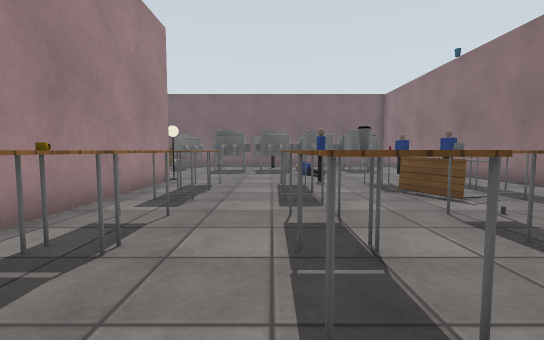
view 1 (above)

18 first-person views from a walk through a Gazebo world. The camera is 1 m above the floor, tilts 4° down and sees 90° across. The floor is counted in squares, 1 m on a side. Each view is taken from the middle of a square. On the plan, view 1 faces up. The plan holds only what a view shows up to about 11 squares ahead; the rest is blank. Simple patterns stand in for the simulator's built-in surfaces. Some stock models are drawn as simple stand-ins. Some surface patterns are stand-ins.

view 2
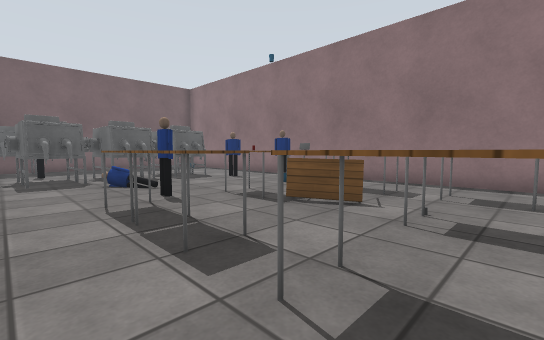

view 3
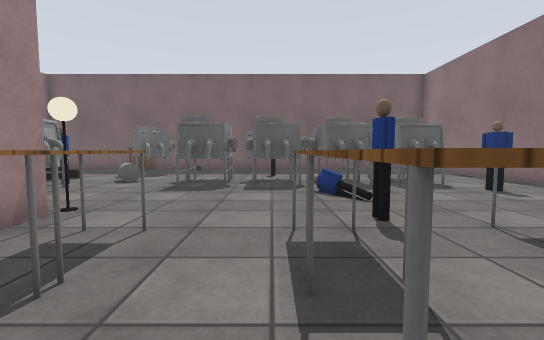

view 4
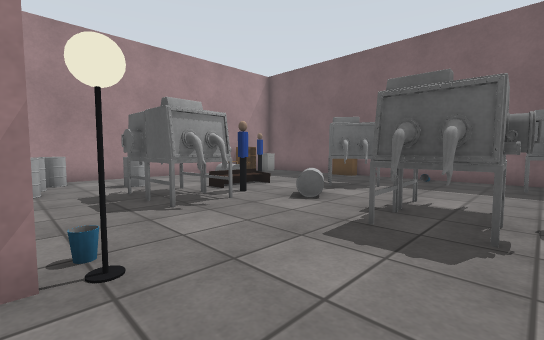

view 5
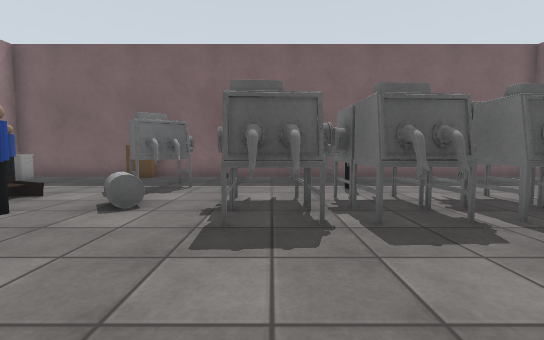

view 6
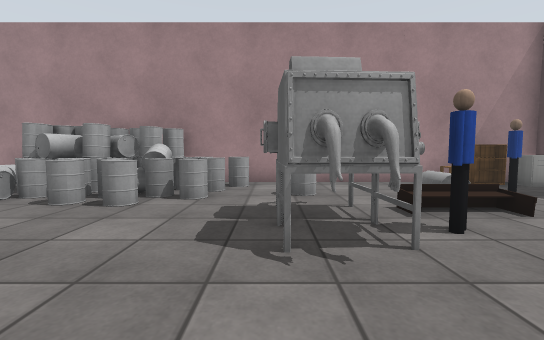

view 7
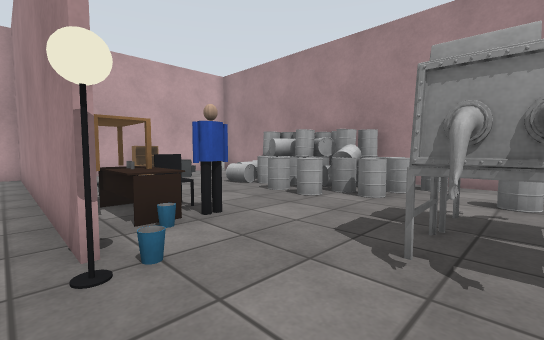

view 8
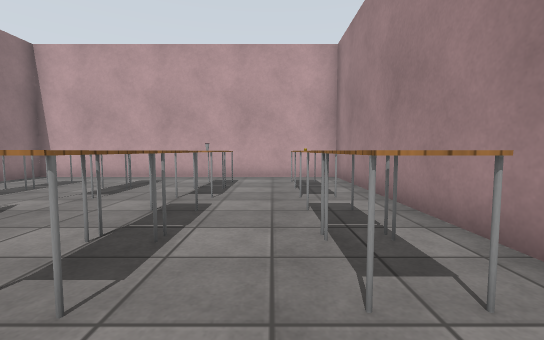

view 9
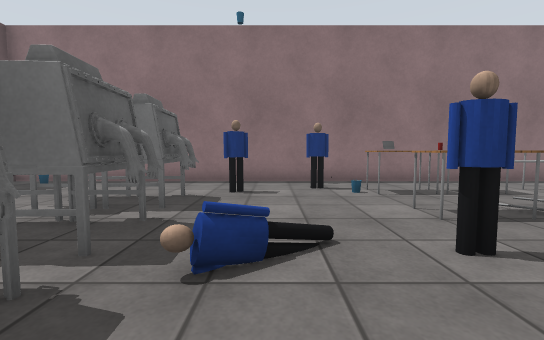

view 10
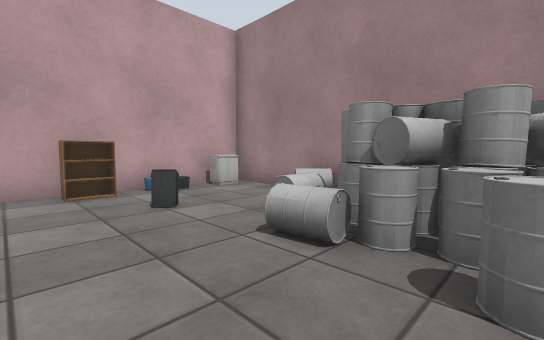

view 11
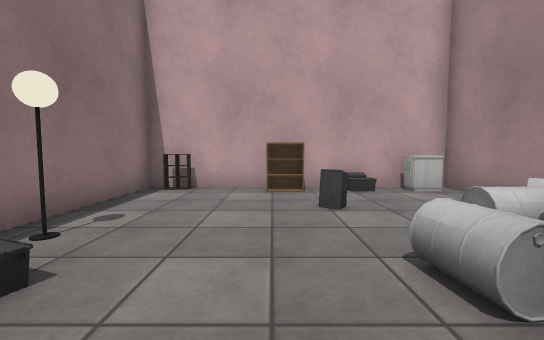

view 12
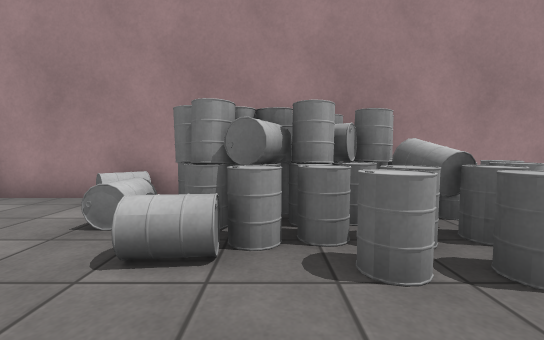

view 13
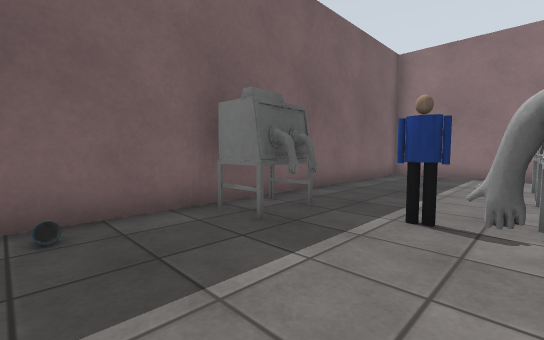

view 14
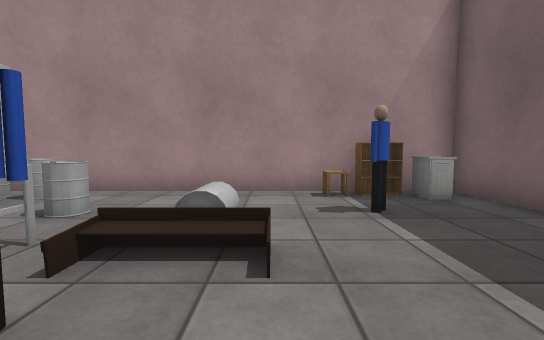

view 15
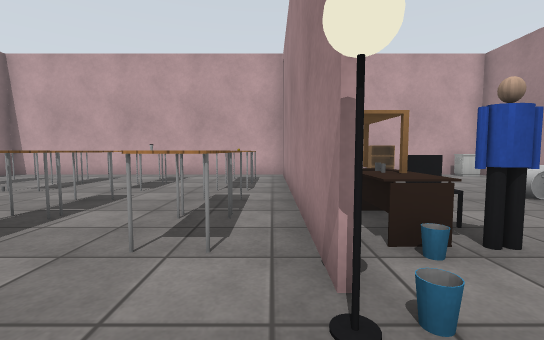

view 16
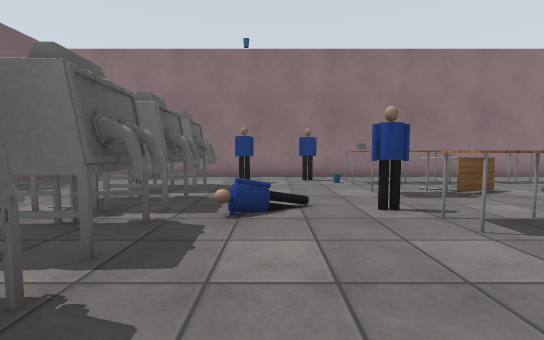

view 17
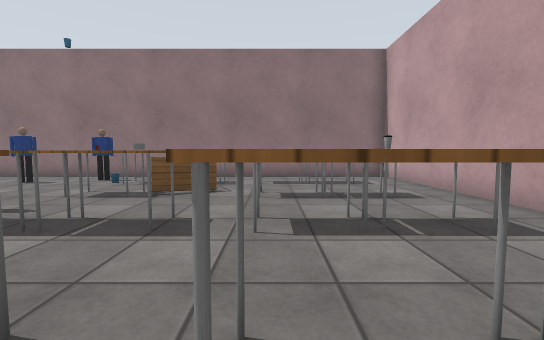

view 18
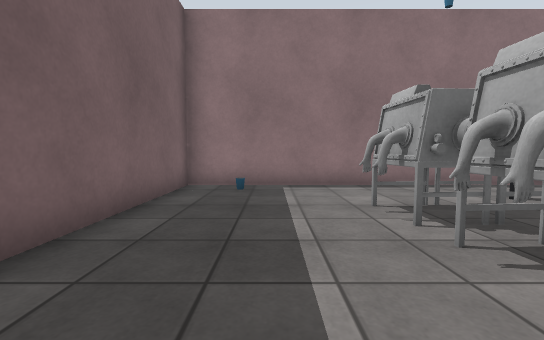

### Floor plan
Points are (right, up) in squares from view 1. A wall is a line through its corners. A room is listed if a view was taken in it or the views show most of it. See-through windows are left out.
Room 1 (views 1, 2, 3, 4, 5, 6, 7, 8, 9, 10, 11, 12, 13, 14, 15, 16, 17, 18)
walls: (-3.5, 5.6) (-3.5, -0.5); (-3.6, -0.5) (-3.6, 3.6); (-11.7, 19.5) (-11.7, -0.5) (8, -0.5) (8, 19.5) (-11.7, 19.5)
low walls: (-4.9, 0) (-4.2, 0)
objects: chest of drawers (-11, 0); barrel (-11, 3); barrel (-11, 6); other object (-11, 7); barrel (-11, 8); barrel (-11, 9); barrel (-11, 10); side table (-11, 16); bookshelf (-11, 17); chest of drawers (-11, 18); barrel (-10, 4); barrel (-10, 5); barrel (-10, 6); barrel (-10, 7); barrel (-10, 8); barrel (-10, 9); barrel (-10, 10); person (-10, 17); other object (-9, 0); other object (-9, 1); barrel (-9, 5); barrel (-9, 6); barrel (-9, 7); barrel (-9, 8); barrel (-9, 9); barrel (-9, 12); bookshelf (-8, 0); other object (-8, 2); barrel (-8, 5); barrel (-8, 7); barrel (-8, 8); other object (-8, 11) to (-7, 12); desk (-8, 13) to (-7, 13); barrel (-8, 14) to (-8, 15); desk (-7, 15); bookshelf (-7, 19); other object (-6, 11) to (-5, 12); person (-6, 13); other object (-6, 16) to (-4, 17); other object (-5, 5); table (-5, 6) to (-4, 7); office chair (-5, 7); person (-5, 8); bin (-5, 9); barrel (-5, 14); lamp (-4, 4); desk (-4, 8); bin (-4, 9) to (-4, 10); bin (-4, 19); lamp (-3, 10); other object (-3, 14) to (-2, 15); table (-2, 1); other object (-2, 2); table (-2, 3) to (-2, 4); table (-2, 6); table (-2, 7) to (-2, 8); other object (-2, 12) to (-2, 13); other object (-1, 13) to (1, 13); other object (-1, 14) to (1, 15); other object (-1, 18) to (0, 19); table (0, 6) to (1, 6); person (0, 16); table (1, 1); cup (1, 2); table (1, 3) to (1, 4); table (1, 7) to (1, 8); person (1, 11) to (2, 12); person (2, 9); other object (2, 13) to (3, 14); other object (2, 15) to (3, 15); table (3, 2); table (3, 3) to (3, 4); table (3, 7) to (4, 8); other object (4, 4); table (4, 6); other object (4, 13) to (5, 14); other object (4, 15) to (5, 15); table (5, 6) to (6, 7); table (5, 8); table (6, 2); table (6, 3) to (6, 4); other object (6, 8); other object (6, 9); person (6, 10); person (6, 12); other object (7, 18)

Positions as (right, up) in squares from view 1, and headings:
1: (0, 0), facing up
2: (-1, 3), facing up-right
3: (0, 5), facing up
4: (-1, 9), facing up-left
5: (-2, 9), facing up
6: (-3, 11), facing left
7: (-3, 12), facing down-left
8: (-1, 10), facing down
9: (-1, 11), facing right
10: (-6, 7), facing down-left
11: (-7, 7), facing down
12: (-6, 6), facing left
13: (-4, 15), facing up-right
14: (-5, 15), facing left
15: (-3, 11), facing down
16: (-3, 11), facing right
17: (-3, 4), facing right
18: (0, 17), facing right
